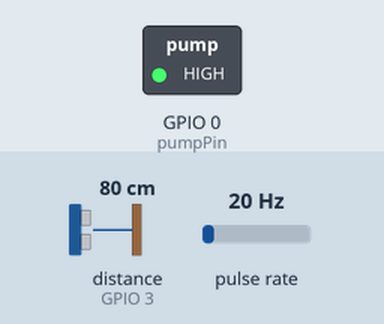
Simulated run of this sketch. Board: ESP8266 (NodeMCU). Parts: switched loads named in the sketch (green lamp = pin HIGH). Wiring (inferred from the names in the program): pulse sensor: data GPIO 2. The test bench sets the inputs (shaded band); at power-on: distance to the obstacle (sensor on GPIO 3) 80 cm, pulse rate 20 Hz. The echo pulse lasts 58.3 µs per cm; WiFi joins after 1.5 s; servers stay silent unless stated; no MQTT or app messages arrive unless stated; pins used as bus, display or sensor lines are not drawn.

Above: at 11.4 s.
11.5 s: distance to the obstacle (sensor on GPIO 3) set to 29 cm
21.2 s: distance to the obstacle (sensor on GPIO 3) set to 24 cm
At 31.0 s:
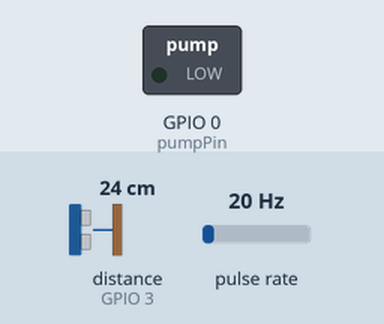
31.5 s: distance to the obstacle (sensor on GPIO 3) set to 75 cm
41.2 s: distance to the obstacle (sensor on GPIO 3) set to 83 cm
At 51.1 s:
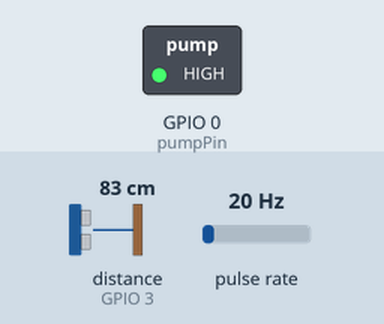
Timing chart, 0 to 52.5 s (numbered marks = the images above; inputs shaded):
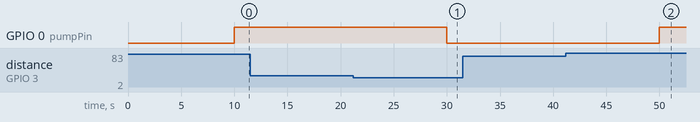

Measured:
- the behaviour switches between 27 and 26 cm on distance to the obstacle (sensor on GPIO 3) (found by bisection; images 0 and 1)
- the behaviour switches between 78 and 79 cm on distance to the obstacle (sensor on GPIO 3) (found by bisection; images 1 and 2)
- after the input at 11.5 s, every drawn part: stays the same
- after the input at 21.2 s, GPIO 0 (pumpPin): HIGH → LOW after 8.8 s
- after the input at 31.5 s, every drawn part: stays the same
- after the input at 41.2 s, GPIO 0 (pumpPin): LOW → HIGH after 8.8 s

The sketch:

sensor_caixa_agua_pi4.ino
```cpp
#include <ESP8266WiFi.h>
#include <PubSubClient.h>

//WiFi
const char* SSID = "Birasrep 2.4";            // SSID / nome da rede WiFi que deseja se conectar
const char* PASSWORD = "97227618bira";  // Senha da rede WiFi que deseja se conectar
WiFiClient wifiClient;

//MQTT Server
const char* BROKER_MQTT = "test.mosquitto.org";  //URL do broker MQTT que se deseja utilizar
int BROKER_PORT = 1883;                          // Porta do Broker MQTT

#define ID_MQTT "LhczCQYoOBMMFQU5ABUbFTI"      //Informe um ID unico e seu. Caso sejam usados IDs repetidos a ultima conexão irá sobrepor a anterior.
#define TOPIC_VOLUME "pi/reservatorio/volume"  //channels/<channelID>/publish/fields/field<fieldnumber>
#define TOPIC_VAZAO "pi/reservatorio/vazao"
#define TOPIC_BOMBA "pi/reservatorio/bomba"
//#define USUARIO_MQTT "LhczCQYoOBMMFQU5ABUbFTI" //Usúario do broker
//#define SENHA_MQTT "XuVt0v7/G3VDLhD+JRSV3UhS" //Senha do broker
PubSubClient MQTT(wifiClient);  // Instancia o Cliente MQTT passando o objeto espClient

//Varáveis para medir e armazenar o nível de água
char volumeChar[5];
char vazaoChar[5];
int level = 0;
int distFundo = 100;  //Distancia em cm em que o sensor está instalado do fundo da caixa

//Conexões sensores e bomba
#define echoPin 3  //Conectar por um resistor de 1k para limitar a corrente no boot, ao ligar o pino3 inicia em high
#define trigPin 1  //0,1 e 2 se conecatdos a LOW na inicialização da falha no boot, então o esp não iniciliza se ligados no echo
#define pumpPin 0  //Saída que controla o relê da bomba
#define flowPin 2 //definicao do pino do sensor de vazão e de interrupcao

int pumpOn = 0;        //Variável para armazenar o estado da bomba
int volumeTanque = 0;  // Volume atual (L)
// Volumes mínimo e máximo em litros
const int MIN = 250;
const int MAX = 950;

long duration;  //tempo que q onda trafega
int distance;   //distância medida

unsigned long tempoAnterior = 0;  //Váriavel que armazena o tempo em ms desde que o programa está rodando
const long intervalo = 10000;     //10 segundos - intervalo de tempo

//definicao da variavel de contagem de pulsos para o sensor de vazão
volatile unsigned int contador = 0;

//definicao da variavel de fluxo
float fluxo = 0;

//Declaração das Funções
void mantemConexoes();  //Garante que as conexoes com WiFi e MQTT Broker se mantenham ativas
void conectaWiFi();     //Faz conexão com WiFi
void conectaMQTT();     //Faz conexão com Broker MQTT
void medeDistancia();
void enviaDados();
void calculaVolume();
void controlaBomba();
void recebePacote(char* topic, byte* payload, unsigned int length);
ICACHE_RAM_ATTR void contador_pulso(); //para rodar na RAM

void setup() {
  // Configuração dos pinos de conexão com os sensores e bomba
  pinMode(trigPin, OUTPUT);
  pinMode(echoPin, INPUT);
  pinMode(pumpPin, OUTPUT);
  pinMode(flowPin, INPUT_PULLUP);

  //Serial.begin(115200);

  conectaWiFi();
  MQTT.setServer(BROKER_MQTT, BROKER_PORT);
  MQTT.setCallback(recebePacote);

  //Habilita a interrupção do pino do sensor de fluxo
  attachInterrupt(digitalPinToInterrupt(flowPin), contador_pulso, RISING);
}

void loop() {
  unsigned long tempoAtual = millis();

  mantemConexoes();
  // Faz as leituras dos sensores e envia os dados de acordo com o intervalo definido
  if (tempoAtual - tempoAnterior >= intervalo) {
    tempoAnterior = tempoAtual;

    //desabilita a interrupcao para realizar a conversao do valor de pulsos
    noInterrupts();
    unsigned int contagem = contador;
    contador = 0; // Reinicia o contador de pulsos
    interrupts();

    //conversao do valor de pulsos para L/h
    fluxo = contagem * 2.25;     // pulsos * 2,25 ml
    fluxo /= (intervalo / 1000.0); // volume / intervalo (ml/s)
    fluxo *=  (3600.0);            // converte de ml/s para ml/h
    fluxo /= 1000.0;               // converte ml/h para L/h

    //exibicao do valor de fluxo
    /*Serial.print("Fluxo de: ");
    Serial.print(fluxo);
    Serial.println(" L/h");*/

    calculaVolume();
    controlaBomba();
    enviaDados();

  }

  MQTT.loop();
  // para dar tempo ao Wi-Fi processar eventos
  yield(); // ou delay(0);
}

void mantemConexoes() {
  if (!MQTT.connected()) {
    conectaMQTT();
  }

  conectaWiFi();  //se não há conexão com o WiFI, a conexão é refeita
}

void conectaWiFi() {
  int i = 0;  //contador iteração
  if (WiFi.status() == WL_CONNECTED) {
    return;
  }
  /*
  Serial.print("Conectando-se na rede: ");
  Serial.print(SSID);
  Serial.println("  Aguarde!");
  */
  WiFi.mode(WIFI_STA);         //Add pelo exemplo do NTPClient, configura o esp como estação
  WiFi.begin(SSID, PASSWORD);  // Conecta na rede WI-FI
  while (WiFi.status() != WL_CONNECTED) {
    i++;
    delay(100);
    //Serial.print(".");
    if (i >= 100) {  // passaram 10 segundos
      i = 0;
      calculaVolume();
      controlaBomba();
    }
  }
  /*
  Serial.println();
  Serial.print("Conectado com sucesso, na rede: ");
  Serial.print(SSID);
  Serial.print("  IP obtido: ");
  Serial.println(WiFi.localIP());
  */
}

void conectaMQTT() {
  while (!MQTT.connected()) {
    //Serial.print("Conectando ao Broker MQTT: ");
    //Serial.println(BROKER_MQTT);
    if (MQTT.connect(ID_MQTT /*, USUARIO_MQTT, SENHA_MQTT*/)) {
      //Serial.println("Conectado ao Broker com sucesso!");
      MQTT.subscribe(TOPIC_BOMBA);
    } else {
      //Serial.println("Não foi possivel se conectar ao broker.");
      //Serial.println("Nova tentatica de conexao em 10s");
      delay(10000);
      calculaVolume();
      controlaBomba();
    }
  }
}

void medeDistancia() {

  digitalWrite(trigPin, LOW);  //Limpa a condição do trigPin
  delayMicroseconds(2);
  digitalWrite(trigPin, HIGH);  //Seta em nível alto por 10 microsegundos
  delayMicroseconds(10);
  digitalWrite(trigPin, LOW);
  duration = pulseIn(echoPin, HIGH);  //Retorna o tempo que a onda trafegou
  distance = duration * 0.034 / 2;    //* Velocidade do som dividida por 2 (ida e volta)
}

void enviaDados() {
  //Serial.println("nível: "+ level);
  itoa(volumeTanque, volumeChar, 10);      //Converte int para char* para envio via MQTT
  MQTT.publish(TOPIC_VOLUME, volumeChar);  //envia o volume atual
  itoa(round(fluxo), vazaoChar, 10);
  MQTT.publish(TOPIC_VAZAO, vazaoChar);
}

//funcao chamada pela interrupcao para contagem de pulsos
ICACHE_RAM_ATTR void contador_pulso() {
  // Incrementa o contador a cada pulso
  contador++;
}

void calculaVolume() {
  medeDistancia();
  level = distFundo - distance;  //Sensor posicionado a 1 metro (100cm) do fundo do reservatório
  /*  Dimensões da caixa de água
  Raio superior = 0,72m
  Raio inferior = 0,57m
  Altura = 0,84m
  tangente do angulo de inclinação da parede = 0,18
  */
  //Volume do tronco de cone V = 1/3*pi*h*(R²+r²+Rr)
  float h = level / 100.0;  //nível da água em metros
  float r = 0.57;
  float R = r + 0.18 * h;
  volumeTanque = round((0.333 * 3.14 * h * (R * R + r * r + R * r)) * 1000);  // * 1000 Converte de m³ para litros
}

void controlaBomba() {  // Controle automático da bomba
  pumpOn = digitalRead(pumpPin);
  if (volumeTanque <= MIN && !pumpOn) {
    digitalWrite(pumpPin, HIGH);
    if (MQTT.connected()) {
      MQTT.publish(TOPIC_BOMBA, "on_OK");
    }
  } else if (volumeTanque >= MAX && pumpOn) {
    digitalWrite(pumpPin, LOW);
    if (MQTT.connected()) {
      MQTT.publish(TOPIC_BOMBA, "off_OK");
    }
  }
}

void recebePacote(char* topic, byte* payload, unsigned int length) {
  String msg;
  pumpOn = digitalRead(pumpPin);
  //obtem a string do payload recebido
  for (int i = 0; i < length; i++) {
    char c = (char)payload[i];
    msg += c;
  }
  //Serial.println(msg);
  // Controla a bomba evitando erros do usuário
  if (msg == "on") {
    if (!pumpOn) { //Bomba desligada
      if (volumeTanque < MAX) {
        digitalWrite(pumpPin, HIGH); //Liga a bomba
        MQTT.publish(TOPIC_BOMBA, "on_OK");
      } else {
        MQTT.publish(TOPIC_BOMBA, "!on");
      }
    } else { //Bomba já estava ligada
      MQTT.publish(TOPIC_BOMBA, "on_OK"); //responde on ok
    }
  }

  if (msg == "off") {
    if (pumpOn) {
      if (volumeTanque > MIN) {
        digitalWrite(pumpPin, LOW);
        MQTT.publish(TOPIC_BOMBA, "off_OK");
      } else {
        MQTT.publish(TOPIC_BOMBA, "!off");
      }
    } else {
      MQTT.publish(TOPIC_BOMBA, "off_OK");
    }
  }
}
```
